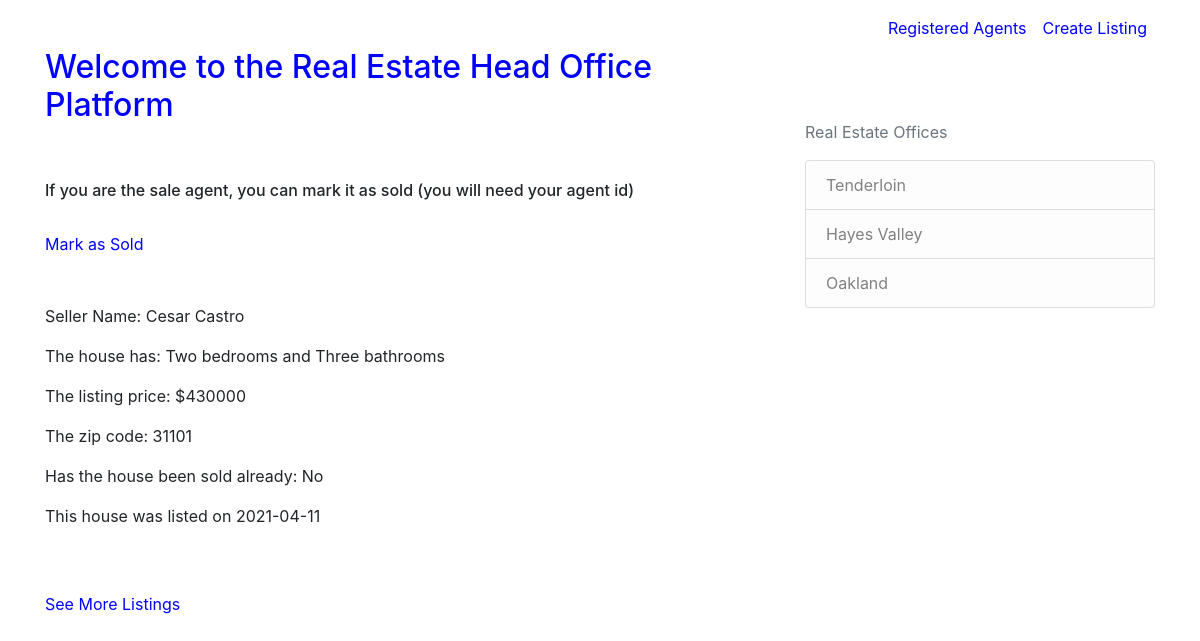
/listing/2, run on the app's committed database.
### real_estate/models.py (models this page shows, shortened)
class Listing(db.Model):
    id = db.Column(db.Integer, primary_key=True)
    seller = db.Column(db.String(100), nullable=False)
    price = db.Column(db.String(100), nullable=False)
    date = db.Column(db.DateTime, nullable=False, default=datetime.utcnow)
    bedrooms = db.Column(db.String(100), nullable=False)
    bathrooms = db.Column(db.String(100), nullable=False)
    zipcode = db.Column(db.String(100), nullable=False)
    sold = db.Column(db.String(100), nullable=False, default="No")
    office = db.Column(db.String(100), nullable=False)
    agent_id = db.Column(db.Integer, db.ForeignKey('agent.id'), nullable=False)
    buyer = db.Column(db.String(100), nullable=False, default="")
    saleprice = db.Column(db.String(100), nullable=False, default="")
    saledate = db.Column(db.DateTime, nullable=False, default=datetime.utcnow)
    saleoffice = db.Column(db.String(100), nullable=False, default="")

### real_estate/routes.py (the view)
@app.route("/listing/<int:listing_id>")
def listing(listing_id):
    listing = Listing.query.get_or_404(listing_id)
    return render_template('listing.html', title=listing.seller, listing=listing)

### real_estate/templates/listing.html
{% extends "layout.html" %}
{% block navigation%}
<a class="nav-item nav-link" href="{{ url_for('registered_agents') }}" style="color:blue">Registered Agents</a>
<a class="nav-item nav-link" href="{{ url_for('new_listing') }}" style="color:blue">Create Listing</a>
{% endblock navigation %}
{% block content %}
<br>
<br>
<h2><a href="{{ url_for('home') }}" style="color:blue">Welcome to the Real Estate Head Office Platform</a></h2>
<br>
<br>
    {% if listing.sold == "Yes" %}
    <p>Seller Name: {{ listing.seller }}</p>
    <p>This house has: {{ listing.bedrooms }} bedrooms and {{ listing.bathrooms }} bathrooms</p>
    <p>The listing price: ${{ listing.price }}</p>
    <p>The zip code: {{ listing.zipcode }}</p>
    <p>Has the house been sold already: {{ listing.sold }}</p>
    <p>This house was listed on {{ listing.date.strftime('%Y-%m-%d') }}</p>
    <h3 style="color: red;">This house has been bought</h3>
    <p>Buyer's Name: {{ listing.buyer }}</p>
    <p>The price at sale was ${{ listing.saleprice }}</p>
    <p>The date of sale was {{ listing.saledate.strftime('%Y-%m-%d') }}</p>
    <p>The listing was sold by agent {{ listing.agent.name }} through The {{ listing.saleoffice }} Real Estate Office</p>
    <br>
    <br>
    <a href="{{ url_for('home') }}" style="color:blue">See More Listings</a>
    {% else %}
    <h6>If you are the sale agent, you can mark it as sold (you will need your agent id)</h6>
    <br>
    <h7>
        <a href="{{ url_for('sold_listing', listing_id=listing.id) }}" style="color:blue">Mark as Sold</a>
    </h7>
    <br>
    <br>
    <br>
    <p>Seller Name: {{ listing.seller }}</p>
    <p>The house has: {{ listing.bedrooms }} bedrooms and {{ listing.bathrooms }} bathrooms</p>
    <p>The listing price: ${{ listing.price }}</p>
    <p>The zip code: {{ listing.zipcode }}</p>
    <p>Has the house been sold already: {{ listing.sold }}</p>
    <p>This house was listed on {{ listing.date.strftime('%Y-%m-%d') }}</p>
    <br>
    <br>
    <a href="{{ url_for('home') }}" style="color:blue">See More Listings</a>
    {% endif %}
{% endblock content %}

### data on the page
Listing: seller "Cesar Castro", bedrooms "Two", bathrooms "Three", price "430000", zipcode "31101", sold "No", date "2021-04-11"
